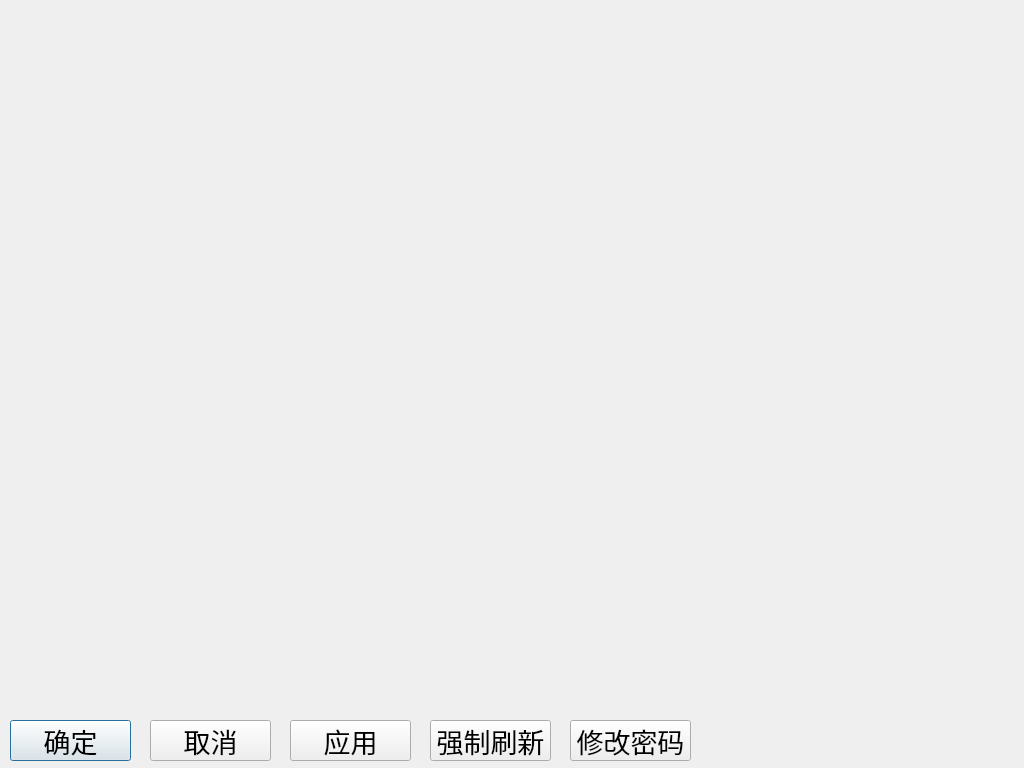
<ui version="4.0" >
 <class>setClass</class>
 <widget class="QDialog" name="setClass" >
  <property name="geometry" >
   <rect>
    <x>0</x>
    <y>0</y>
    <width>1024</width>
    <height>768</height>
   </rect>
  </property>
  <property name="windowTitle" >
   <string>set</string>
  </property>
  <widget class="QPushButton" name="pushButton" >
   <property name="geometry" >
    <rect>
     <x>10</x>
     <y>720</y>
     <width>121</width>
     <height>41</height>
    </rect>
   </property>
   <property name="font" >
    <font>
     <pointsize>20</pointsize>
    </font>
   </property>
   <property name="text" >
    <string>确定</string>
   </property>
  </widget>
  <widget class="QPushButton" name="pushButton_2" >
   <property name="geometry" >
    <rect>
     <x>290</x>
     <y>720</y>
     <width>121</width>
     <height>41</height>
    </rect>
   </property>
   <property name="font" >
    <font>
     <pointsize>20</pointsize>
    </font>
   </property>
   <property name="text" >
    <string>应用</string>
   </property>
  </widget>
  <widget class="QPushButton" name="pushButton_3" >
   <property name="geometry" >
    <rect>
     <x>150</x>
     <y>720</y>
     <width>121</width>
     <height>41</height>
    </rect>
   </property>
   <property name="font" >
    <font>
     <pointsize>20</pointsize>
    </font>
   </property>
   <property name="text" >
    <string>取消</string>
   </property>
  </widget>
  <widget class="QPushButton" name="pushButton_9" >
   <property name="geometry" >
    <rect>
     <x>570</x>
     <y>720</y>
     <width>121</width>
     <height>41</height>
    </rect>
   </property>
   <property name="font" >
    <font>
     <pointsize>20</pointsize>
    </font>
   </property>
   <property name="text" >
    <string>修改密码</string>
   </property>
  </widget>
  <widget class="QPushButton" name="pushButton_10" >
   <property name="geometry" >
    <rect>
     <x>430</x>
     <y>720</y>
     <width>121</width>
     <height>41</height>
    </rect>
   </property>
   <property name="font" >
    <font>
     <pointsize>20</pointsize>
    </font>
   </property>
   <property name="text" >
    <string>强制刷新</string>
   </property>
  </widget>
 </widget>
 <layoutdefault spacing="6" margin="11" />
 <resources/>
 <connections/>
</ui>
